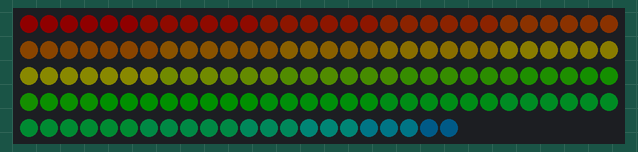
The sketch below on a simulated Arduino Uno, built with avr-gcc and run on an emulated ATmega328P. On the bench: 142 RGB LEDs in strip order, left to right, continuing on the next row. Dim RGB values are drawn brighter than linear.

Above: at 0.15 s.
At 4.72 s:
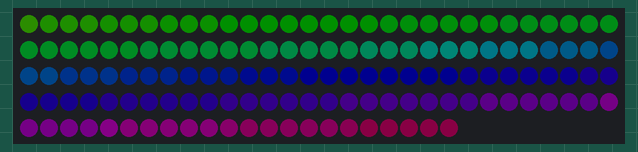
At 9.61 s:
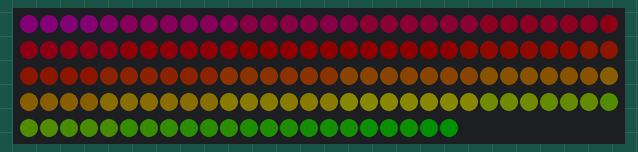
At 19.98 s:
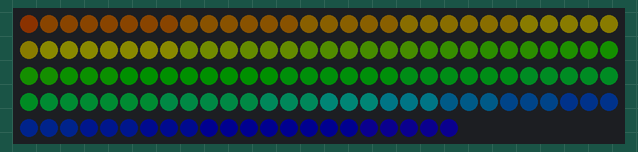
At 29.43 s:
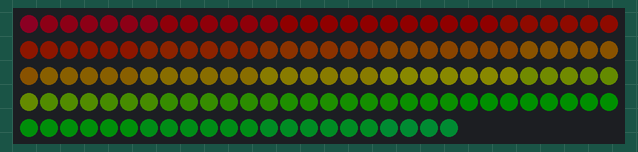
At 39.78 s:
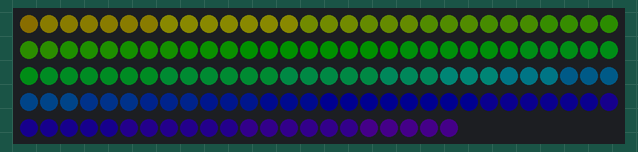

The sketch:

rainbow__1.ino
```cpp
#include <FastLED.h>

#define NUM_LEDS 142

#define DATA_PIN 3

CRGB leds[NUM_LEDS];

void setup() {
// associate fastLED array (leds) in memory to arduino board hardware
    FastLED.addLeds<NEOPIXEL, DATA_PIN>(leds, NUM_LEDS);
// not full bright to keep drain down, range 0 to 255
    FastLED.setBrightness(15);
}


int offset = 0;
void loop() {
  int i,j;
  for(i=0;i<NUM_LEDS;i++) {
    j = i + offset;
    j &= 255;
    leds[i] = CHSV(j,255,255);   // load array with new values

  }
  FastLED.show();  // blast array to physical LEDs
  delay(1);
  offset ++;  // shift rainbow by one pixel

}
```
